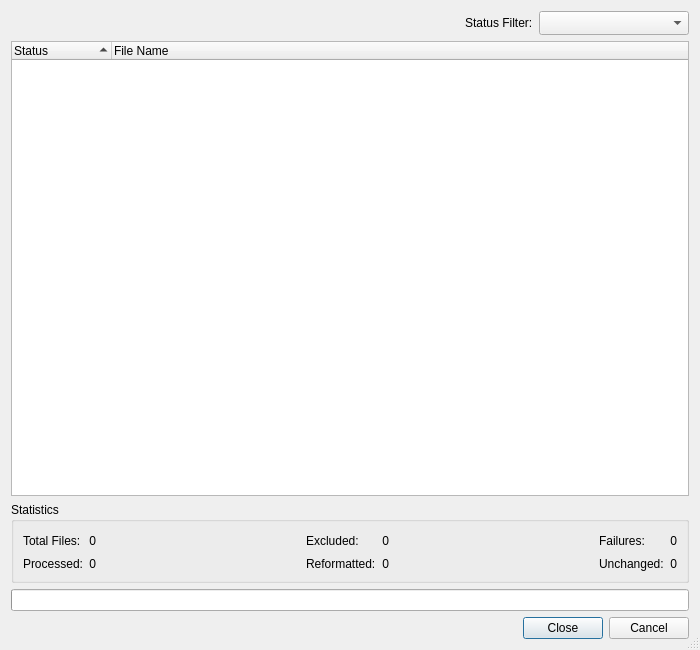
<?xml version="1.0" encoding="UTF-8"?>
<ui version="4.0">
 <class>BlackFormattingDialog</class>
 <widget class="QDialog" name="BlackFormattingDialog">
  <property name="geometry">
   <rect>
    <x>0</x>
    <y>0</y>
    <width>700</width>
    <height>650</height>
   </rect>
  </property>
  <property name="windowTitle">
   <string>Code Formatting with Black</string>
  </property>
  <property name="sizeGripEnabled">
   <bool>true</bool>
  </property>
  <layout class="QVBoxLayout" name="verticalLayout">
   <item>
    <layout class="QHBoxLayout" name="horizontalLayout">
     <item>
      <spacer name="horizontalSpacer_3">
       <property name="orientation">
        <enum>Qt::Horizontal</enum>
       </property>
       <property name="sizeHint" stdset="0">
        <size>
         <width>40</width>
         <height>20</height>
        </size>
       </property>
      </spacer>
     </item>
     <item>
      <widget class="QLabel" name="label_2">
       <property name="text">
        <string>Status Filter:</string>
       </property>
      </widget>
     </item>
     <item>
      <widget class="QComboBox" name="statusFilterComboBox">
       <property name="minimumSize">
        <size>
         <width>150</width>
         <height>0</height>
        </size>
       </property>
       <property name="toolTip">
        <string>Select the status of items to be shown (empty for all).</string>
       </property>
       <property name="sizeAdjustPolicy">
        <enum>QComboBox::AdjustToMinimumContentsLengthWithIcon</enum>
       </property>
      </widget>
     </item>
    </layout>
   </item>
   <item>
    <widget class="QTreeWidget" name="resultsList">
     <property name="alternatingRowColors">
      <bool>true</bool>
     </property>
     <property name="rootIsDecorated">
      <bool>false</bool>
     </property>
     <property name="itemsExpandable">
      <bool>false</bool>
     </property>
     <property name="sortingEnabled">
      <bool>true</bool>
     </property>
     <column>
      <property name="text">
       <string>Status</string>
      </property>
     </column>
     <column>
      <property name="text">
       <string>File Name</string>
      </property>
     </column>
    </widget>
   </item>
   <item>
    <widget class="QGroupBox" name="statisticsGroup">
     <property name="title">
      <string>Statistics</string>
     </property>
     <layout class="QGridLayout" name="gridLayout">
      <item row="0" column="0">
       <widget class="QLabel" name="label">
        <property name="text">
         <string>Total Files:</string>
        </property>
       </widget>
      </item>
      <item row="0" column="1">
       <widget class="QLabel" name="totalCountLabel">
        <property name="text">
         <string notr="true">0</string>
        </property>
        <property name="alignment">
         <set>Qt::AlignRight|Qt::AlignTrailing|Qt::AlignVCenter</set>
        </property>
       </widget>
      </item>
      <item row="0" column="2">
       <spacer name="horizontalSpacer">
        <property name="orientation">
         <enum>Qt::Horizontal</enum>
        </property>
        <property name="sizeHint" stdset="0">
         <size>
          <width>183</width>
          <height>20</height>
         </size>
        </property>
       </spacer>
      </item>
      <item row="0" column="3">
       <widget class="QLabel" name="label_3">
        <property name="text">
         <string>Excluded:</string>
        </property>
       </widget>
      </item>
      <item row="0" column="4">
       <widget class="QLabel" name="excludedCountLabel">
        <property name="text">
         <string notr="true">0</string>
        </property>
        <property name="alignment">
         <set>Qt::AlignRight|Qt::AlignTrailing|Qt::AlignVCenter</set>
        </property>
       </widget>
      </item>
      <item row="0" column="5">
       <spacer name="horizontalSpacer_2">
        <property name="orientation">
         <enum>Qt::Horizontal</enum>
        </property>
        <property name="sizeHint" stdset="0">
         <size>
          <width>182</width>
          <height>20</height>
         </size>
        </property>
       </spacer>
      </item>
      <item row="0" column="6">
       <widget class="QLabel" name="label_5">
        <property name="text">
         <string>Failures:</string>
        </property>
       </widget>
      </item>
      <item row="0" column="7">
       <widget class="QLabel" name="failuresCountLabel">
        <property name="text">
         <string notr="true">0</string>
        </property>
        <property name="alignment">
         <set>Qt::AlignRight|Qt::AlignTrailing|Qt::AlignVCenter</set>
        </property>
       </widget>
      </item>
      <item row="1" column="0">
       <widget class="QLabel" name="label_6">
        <property name="text">
         <string>Processed:</string>
        </property>
       </widget>
      </item>
      <item row="1" column="1">
       <widget class="QLabel" name="processedCountLabel">
        <property name="text">
         <string notr="true">0</string>
        </property>
        <property name="alignment">
         <set>Qt::AlignRight|Qt::AlignTrailing|Qt::AlignVCenter</set>
        </property>
       </widget>
      </item>
      <item row="1" column="3">
       <widget class="QLabel" name="reformattedLabel">
        <property name="text">
         <string>Reformatted:</string>
        </property>
       </widget>
      </item>
      <item row="1" column="4">
       <widget class="QLabel" name="reformattedCountLabel">
        <property name="text">
         <string notr="true">0</string>
        </property>
        <property name="alignment">
         <set>Qt::AlignRight|Qt::AlignTrailing|Qt::AlignVCenter</set>
        </property>
       </widget>
      </item>
      <item row="1" column="6">
       <widget class="QLabel" name="label_4">
        <property name="text">
         <string>Unchanged:</string>
        </property>
       </widget>
      </item>
      <item row="1" column="7">
       <widget class="QLabel" name="unchangedCountLabel">
        <property name="text">
         <string notr="true">0</string>
        </property>
        <property name="alignment">
         <set>Qt::AlignRight|Qt::AlignTrailing|Qt::AlignVCenter</set>
        </property>
       </widget>
      </item>
     </layout>
    </widget>
   </item>
   <item>
    <widget class="QProgressBar" name="progressBar">
     <property name="format">
      <string>%v/%m Files</string>
     </property>
    </widget>
   </item>
   <item>
    <widget class="QDialogButtonBox" name="buttonBox">
     <property name="orientation">
      <enum>Qt::Horizontal</enum>
     </property>
     <property name="standardButtons">
      <set>QDialogButtonBox::Cancel|QDialogButtonBox::Close</set>
     </property>
    </widget>
   </item>
  </layout>
 </widget>
 <tabstops>
  <tabstop>resultsList</tabstop>
  <tabstop>statusFilterComboBox</tabstop>
 </tabstops>
 <resources/>
 <connections/>
</ui>
